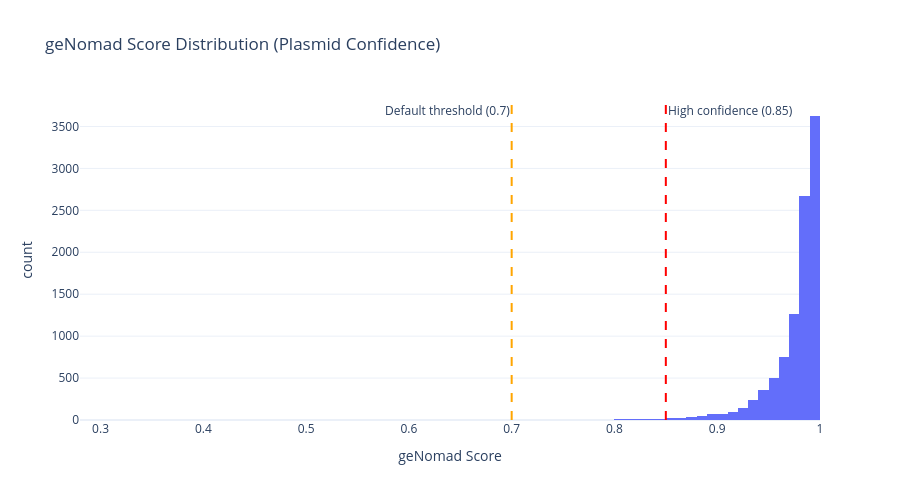

Write notebook code for a chart like this one.
### Markdown cell above
## geNomad Score Distribution

This shows the confidence level that sequences are actually plasmids. Higher scores = more confident.

### Code cell
fig = px.histogram(
    df,
    x='genomad_score',
    nbins=100,
    title='geNomad Score Distribution (Plasmid Confidence)',
    labels={'genomad_score': 'geNomad Score', 'count': 'Number of Sequences'},
    color_discrete_sequence=['#636EFA']
)

# Add vertical lines for reference thresholds
fig.add_vline(x=0.7, line_dash="dash", line_color="orange", 
              annotation_text="Default threshold (0.7)", annotation_position="top left")
fig.add_vline(x=0.85, line_dash="dash", line_color="red", 
              annotation_text="High confidence (0.85)", annotation_position="top right")

fig.update_layout(
    height=500,
    showlegend=False,
    font=dict(size=12)
)

fig.show()

# Print statistics
print(f"Sequences with score >= 0.70: {(df['genomad_score'] >= 0.70).sum():,} ({(df['genomad_score'] >= 0.70).mean()*100:.1f}%)")
print(f"Sequences with score >= 0.85: {(df['genomad_score'] >= 0.85).sum():,} ({(df['genomad_score'] >= 0.85).mean()*100:.1f}%)")
print(f"Sequences with score >= 0.90: {(df['genomad_score'] >= 0.90).sum():,} ({(df['genomad_score'] >= 0.90).mean()*100:.1f}%)")
below_70 = (df['genomad_score'] < 0.70).mean() * 100
below_90 = (df['genomad_score'] < 0.90).mean() * 100
print(f"Percentage of samples below 70%: {below_70:.1f}%")
print(f"Percentage of samples below 90%: {below_90:.1f}%")

### Figure 1 — Plotly figure (JSON) as saved in the notebook; plotly's stock layout.template omitted (floating-point values rounded to 4 significant figures; data arrays with more than 128 entries replaced by an {"elided": "..."} marker saying what was removed)
{"data": [{"bingroup": "x", "hovertemplate": "geNomad Score=%{x}<br>count=%{y}<extra></extra>", "legendgroup": "", "marker": {"color": "#636EFA", "pattern": {"shape": ""}}, "name": "", "nbinsx": 100, "orientation": "v", "showlegend": false, "type": "histogram", "x": {"elided": "10000 float values"}, "xaxis": "x", "yaxis": "y"}], "layout": {"annotations": [{"showarrow": false, "text": "Default threshold (0.7)", "x": 0.7, "xanchor": "right", "xref": "x", "y": 1, "yanchor": "top", "yref": "y domain"}, {"showarrow": false, "text": "High confidence (0.85)", "x": 0.85, "xanchor": "left", "xref": "x", "y": 1, "yanchor": "top", "yref": "y domain"}], "barmode": "relative", "font": {"size": 12}, "height": 500, "legend": {"tracegroupgap": 0}, "shapes": [{"line": {"color": "orange", "dash": "dash"}, "type": "line", "x0": 0.7, "x1": 0.7, "xref": "x", "y0": 0, "y1": 1, "yref": "y domain"}, {"line": {"color": "red", "dash": "dash"}, "type": "line", "x0": 0.85, "x1": 0.85, "xref": "x", "y0": 0, "y1": 1, "yref": "y domain"}], "showlegend": false, "title": {"text": "geNomad Score Distribution (Plasmid Confidence)"}, "xaxis": {"anchor": "y", "domain": [0, 1], "title": {"text": "geNomad Score"}}, "yaxis": {"anchor": "x", "domain": [0, 1], "title": {"text": "count"}}}}
